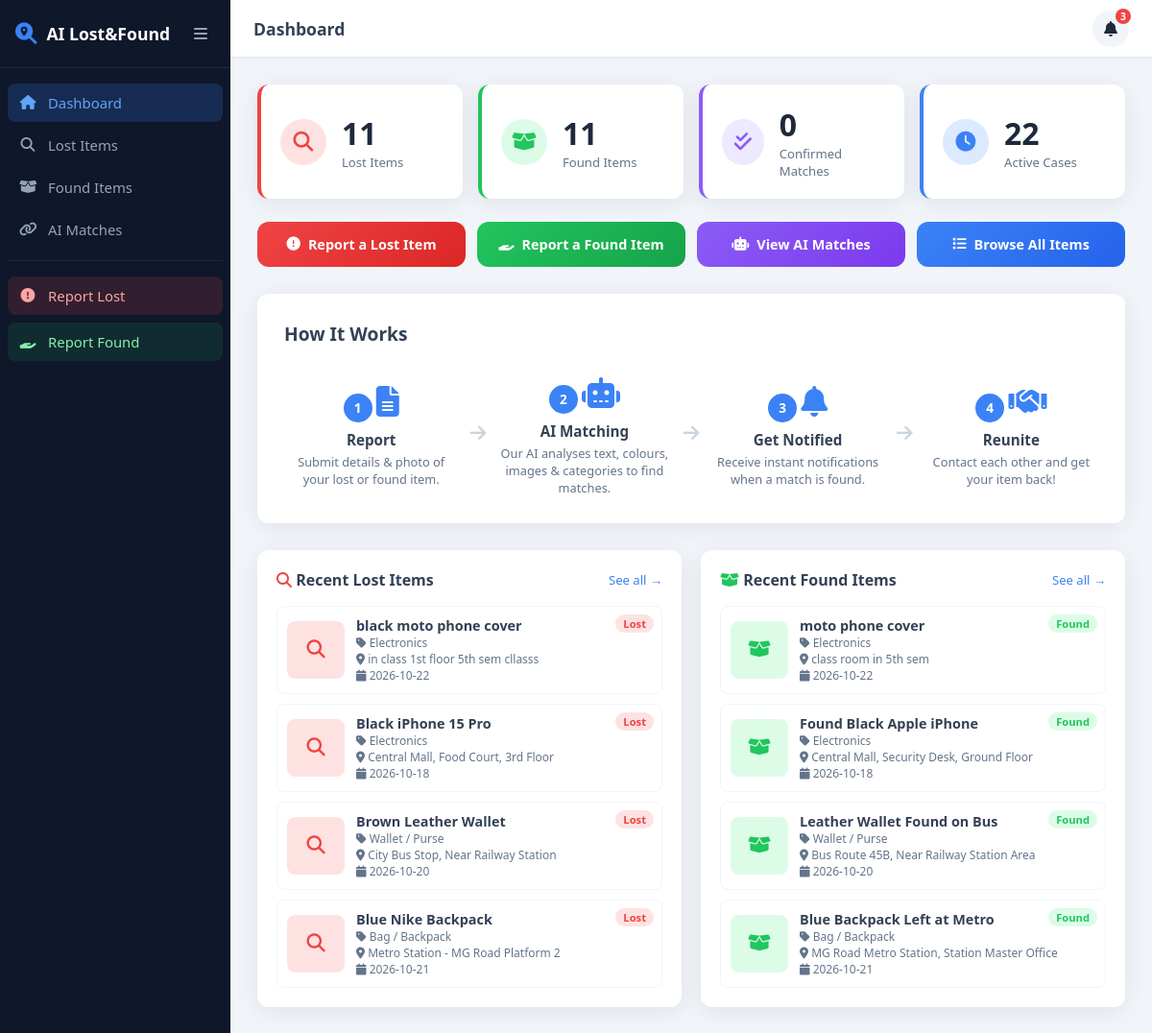
The page / on the database its author committed.
### tables this page shows
CREATE TABLE items (
                id          INTEGER PRIMARY KEY AUTOINCREMENT,
                type        TEXT NOT NULL CHECK(type IN ('lost', 'found')),
                title       TEXT NOT NULL,
                description TEXT NOT NULL,
                category    TEXT NOT NULL,
                location    TEXT NOT NULL,
                date_occurred TEXT NOT NULL,
                contact_name  TEXT NOT NULL,
                contact_email TEXT NOT NULL,
                contact_phone TEXT,
                image_path    TEXT,
                color         TEXT,
                brand         TEXT,
                status        TEXT DEFAULT 'active' CHECK(status IN ('active','matched','resolved')),
                created_at    TEXT DEFAULT (datetime('now')),
                updated_at    TEXT DEFAULT (datetime('now'))
            );

### main.py (the view)
@app.get("/", response_class=HTMLResponse)
async def home(request: Request):
    stats        = db.get_stats()
    recent_lost  = db.get_all_items("lost")[:4]
    recent_found = db.get_all_items("found")[:4]
    notifications = db.get_notifications(5)
    unread = sum(1 for n in notifications if not n["is_read"])
    return render(request, "index.html", {
        "stats": stats,
        "recent_lost": recent_lost,
        "recent_found": recent_found,
        "notifications": notifications,
        "unread": unread,
    })

### templates/index.html (shortened to what this page needs)
{% extends "base.html" %}
{% block page_title %}Dashboard{% endblock %}
{% block content %}
<section class="stats-grid">
  <div class="stat-card lost">
    <div class="stat-icon"><i class="fas fa-search"></i></div>
    <div class="stat-info">
      <span class="stat-number">{{ stats.total_lost }}</span>
      <span class="stat-label">Lost Items</span>
    </div>
  </div>
  <div class="stat-card found">
    <div class="stat-icon"><i class="fas fa-box-open"></i></div>
    <div class="stat-info">
      <span class="stat-number">{{ stats.total_found }}</span>
      <span class="stat-label">Found Items</span>
    </div>
  </div>
  <div class="stat-card matched">
    <div class="stat-icon"><i class="fas fa-check-double"></i></div>
    <div class="stat-info">
      <span class="stat-number">{{ stats.total_matched }}</span>
      <span class="stat-label">Confirmed Matches</span>
    </div>
  </div>
  <div class="stat-card active">
    <div class="stat-icon"><i class="fas fa-clock"></i></div>
    <div class="stat-info">
      <span class="stat-number">{{ stats.active_cases }}</span>
      <span class="stat-label">Active Cases</span>
    </div>
  </div>
</section>
<section class="quick-actions">
  <a href="/report?type=lost"  class="action-btn btn-lost">
    <i class="fas fa-exclamation-circle"></i> Report a Lost Item
  </a>
  <a href="/report?type=found" class="action-btn btn-found">
    <i class="fas fa-hand-holding"></i> Report a Found Item
  </a>
  <a href="/matches"           class="action-btn btn-matches">
    <i class="fas fa-robot"></i> View AI Matches
  </a>
  <a href="/browse"            class="action-btn btn-browse">
    <i class="fas fa-list"></i> Browse All Items
  </a>
</section>
<section class="how-it-works">
  <h2>How It Works</h2>
  <div class="steps-grid">
    <div class="step">
      <div class="step-num">1</div>
      <i class="fas fa-file-alt step-icon"></i>
      <h3>Report</h3>
      <p>Submit details & photo of your lost or found item.</p>
    </div>
    <div class="step-arrow"><i class="fas fa-arrow-right"></i></div>
    <div class="step">
      <div class="step-num">2</div>
      <i class="fas fa-robot step-icon"></i>
      <h3>AI Matching</h3>
      <p>Our AI analyses text, colours, images & categories to find matches.</p>
    </div>
    <div class="step-arrow"><i class="fas fa-arrow-right"></i></div>
    <div class="step">
      <div class="step-num">3</div>
      <i class="fas fa-bell step-icon"></i>
      <h3>Get Notified</h3>
      <p>Receive instant notifications when a match is found.</p>
    </div>
    <div class="step-arrow"><i class="fas fa-arrow-right"></i></div>
    <div class="step">
      <div class="step-num">4</div>
      <i class="fas fa-handshake step-icon"></i>
      <h3>Reunite</h3>
      <p>Contact each other and get your item back!</p>
    </div>
  </div>
</section>
<div class="two-col-grid">
  <section class="recent-section">
    <div class="section-header">
      <h2><i class="fas fa-search text-lost"></i> Recent Lost Items</h2>
      <a href="/browse?type=lost" class="see-all">See all →</a>
    </div>
    {% if recent_lost %}
    <div class="items-list">
      {% for item in recent_lost %}
      <a href="/item/{{ item.id }}" class="item-card">
        <div class="item-img">
          {% if item.image_path %}
          <img src="/uploads/{{ item.image_path }}" alt="{{ item.title }}"/>
          {% else %}
          <div class="img-placeholder lost"><i class="fas fa-search"></i></div>
          {% endif %}
        </div>
        <div class="item-info">
          <h4>{{ item.title }}</h4>
          <p class="item-cat"><i class="fas fa-tag"></i> {{ item.category }}</p>
          <p class="item-loc"><i class="fas fa-map-marker-alt"></i> {{ item.location }}</p>
          <p class="item-date"><i class="fas fa-calendar"></i> {{ item.date_occurred }}</p>
        </div>
        <span class="type-badge lost">Lost</span>
      </a>
      {% endfor %}
    </div>
    {% else %}
    <div class="empty-state">
      <i class="fas fa-search-minus"></i>
      <p>No lost items reported yet.</p>
      <a href="/report?type=lost" class="btn-primary">Report Lost Item</a>
    </div>
    {% endif %}
  </section>
  <section class="recent-section">
    <div class="section-header">
      <h2><i class="fas fa-box-open text-found"></i> Recent Found Items</h2>
      <a href="/browse?type=found" class="see-all">See all →</a>
    </div>
    {% if recent_found %}
    <div class="items-list">
      {% for item in recent_found %}
      <a href="/item/{{ item.id }}" class="item-card">
        <div class="item-img">
          {% if item.image_path %}
          <img src="/uploads/{{ item.image_path }}" alt="{{ item.title }}"/>
          {% else %}
          <div class="img-placeholder found"><i class="fas fa-box-open"></i></div>
          {% endif %}
        </div>
        <div class="item-info">
          <h4>{{ item.title }}</h4>
          <p class="item-cat"><i class="fas fa-tag"></i> {{ item.category }}</p>
          <p class="item-loc"><i class="fas fa-map-marker-alt"></i> {{ item.location }}</p>
          <p class="item-date"><i class="fas fa-calendar"></i> {{ item.date_occurred }}</p>
        </div>
        <span class="type-badge found">Found</span>
      </a>
      {% endfor %}
    </div>
    {% else %}
    <div class="empty-state">
      <i class="fas fa-box-open"></i>
      <p>No found items reported yet.</p>
      <a href="/report?type=found" class="btn-primary">Report Found Item</a>
    </div>
    {% endif %}
  </section>
</div>
{% endblock %}

### templates/base.html (shortened to what this page needs)
<!DOCTYPE html>
<html lang="en">
<head>
  <link rel="stylesheet" href="/static/css/style.css"/>
  <link rel="stylesheet" href="https://cdnjs.cloudflare.com/ajax/libs/font-awesome/6.5.0/css/all.min.css"/>
</head>
<body>
<aside class="sidebar" id="sidebar">
  <div class="sidebar-header">
    <div class="logo">
      <i class="fas fa-search-location"></i>
      <span>AI Lost&Found</span>
    </div>
    <button class="sidebar-toggle" onclick="toggleSidebar()"><i class="fas fa-bars"></i></button>
  </div>
  <nav class="sidebar-nav">
    <a href="/"        class="nav-item {% if request.url.path=='/' %}active{% endif %}">
      <i class="fas fa-home"></i><span>Dashboard</span></a>
    <a href="/browse?type=lost"  class="nav-item {% if 'browse' in request.url.path and 'lost' in request.url.query %}active{% endif %}">
      <i class="fas fa-search"></i><span>Lost Items</span></a>
    <a href="/browse?type=found" class="nav-item {% if 'browse' in request.url.path and 'found' in request.url.query %}active{% endif %}">
      <i class="fas fa-box-open"></i><span>Found Items</span></a>
    <a href="/matches" class="nav-item {% if 'matches' in request.url.path %}active{% endif %}">
      <i class="fas fa-link"></i><span>AI Matches</span></a>
    <div class="nav-divider"></div>
    <a href="/report?type=lost"  class="nav-item report-btn">
      <i class="fas fa-exclamation-circle"></i><span>Report Lost</span></a>
    <a href="/report?type=found" class="nav-item report-btn found">
      <i class="fas fa-hand-holding"></i><span>Report Found</span></a>
  </nav>
</aside>
<div class="main-wrapper">
  <header class="topbar">
    <div class="topbar-title">{% block page_title %}Dashboard{% endblock %}</div>
    <div class="topbar-actions">
      <div class="notif-bell" onclick="toggleNotifs()" id="notifBell">
        <i class="fas fa-bell"></i>
        {% if unread is defined and unread > 0 %}
        <span class="notif-badge">{{ unread }}</span>
        {% endif %}
      </div>
    </div>
  </header>
  <main class="content">
    {% block content %}{% endblock %}
  </main>
</div>
</body>
</html>

### rows shown on the page
items: title "black moto phone cover", category "Electronics", location "in class 1st floor 5th sem cllasss", date_occurred "2026-10-22"
items: title "Black iPhone 15 Pro", category "Electronics", location "Central Mall, Food Court, 3rd Floor", date_occurred "2026-10-18"
items: title "Brown Leather Wallet", category "Wallet / Purse", location "City Bus Stop, Near Railway Station", date_occurred "2026-10-20"
items: title "Blue Nike Backpack", category "Bag / Backpack", location "Metro Station - MG Road Platform 2", date_occurred "2026-10-21"
items: title "moto phone cover", category "Electronics", location "class room in 5th sem", date_occurred "2026-10-22"
items: title "Found Black Apple iPhone", category "Electronics", location "Central Mall, Security Desk, Ground Floor", date_occurred "2026-10-18"
items: title "Leather Wallet Found on Bus", category "Wallet / Purse", location "Bus Route 45B, Near Railway Station Area", date_occurred "2026-10-20"
items: title "Blue Backpack Left at Metro", category "Bag / Backpack", location "MG Road Metro Station, Station Master Office", date_occurred "2026-10-21"

### other values the page prints
{{ unread }} "3"
{{ stats.total_lost }} "11"
{{ stats.total_found }} "11"
{{ stats.total_matched }} "0"
{{ stats.active_cases }} "22"
